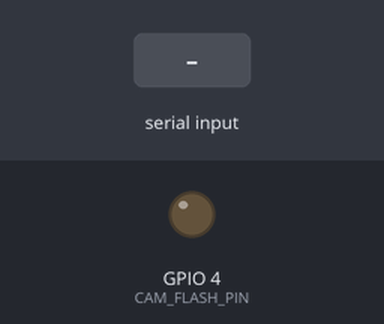
A sketch run on a simulated ESP32. Parts: output pins drawn as LEDs (lit = HIGH). The inputs (shaded band) are chosen by the test bench. The camera gives no picture; what the sketch prints to the serial monitor is not drawn.

Above: at 1.7 s.
1.8 s: "CAPTURE\n" received over the second serial link
3.3 s: "PING\n" received over the second serial link
4.8 s: "1\n" received over the second serial link
Timing chart, 0 to 7.8 s (numbered marks = the images above; inputs shaded):
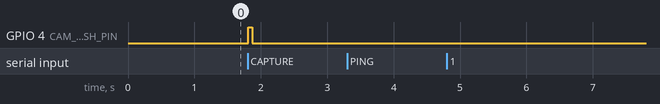

The sketch:

amazonas-recicla-cam.ino
```cpp
// =============================================================================
// Amazonas Recicla — Firmware ESP32-CAM
//
// Responsabilidade UNICA: capturar JPEG sob demanda e mandar via UART pro
// gateway (ESP32 DevKit que roda o sketch principal). Nao usa Wi-Fi.
//
// Motivacao: ESP32-CAM tem regulador LDO interno modesto. Quando o radio
// Wi-Fi liga, ele faz pico de ~500mA. Se a fonte cair (USB compartilhada com
// outras placas, AMS1117 do Arduino quente, etc), o ESP-CAM faz brownout e
// trava. Tirando o Wi-Fi do CAM e movendo essa responsabilidade pro gateway
// DevKit (que tem regulador melhor e nao roda camera), resolvemos isso.
//
// Protocolo via UART1 (pinos 13/14, baud 460800):
//   READY <versao>\n            <- ao boot, indica que esta pronto
//   << CAPTURE\n                <- gateway pede uma foto
//   JPEG <tamanho_bytes>\n      -> header com o tamanho
//   <N bytes binarios JPEG>     -> conteudo bruto
//   (ou em caso de falha:)
//   ERROR <motivo>\n            -> erro nominal
// =============================================================================

#include <Arduino.h>
#include "esp_camera.h"
#include "soc/soc.h"
#include "soc/rtc_cntl_reg.h"

#include "config.h"

HardwareSerial CamSerial(1);   // UART1

bool cameraReady = false;

// -----------------------------------------------------------------------------
void setup() {
  // Desabilita o detector de brownout (workaround conhecido pro AI-Thinker
  // que reseta sozinho quando a alimentacao oscila no boot).
  WRITE_PERI_REG(RTC_CNTL_BROWN_OUT_REG, 0);

  Serial.begin(115200);
  delay(200);
  Serial.println();
  Serial.println(F("========================================"));
  Serial.println(F("  Amazonas Recicla — Firmware ESP32-CAM"));
  Serial.print  (F("  Versao: ")); Serial.println(FIRMWARE_VERSION);
  Serial.println(F("  Modo:   captura sob demanda via UART"));
  Serial.println(F("========================================"));

  // UART pro gateway.
  CamSerial.begin(
    CAM_UART_BAUD,
    SERIAL_8N1,
    CAM_UART_RX_PIN,
    CAM_UART_TX_PIN
  );

  // Camera.
  if (!initCamera()) {
    Serial.println(F("[cam] FALHA na inicializacao da camera"));
    CamSerial.println("ERROR camera_init_failed");
    while (true) delay(1000);
  }
  cameraReady = true;

  // Sinaliza pro gateway que esta pronto.
  CamSerial.print("READY ");
  CamSerial.println(FIRMWARE_VERSION);
  Serial.println(F("[cam] pronto para CAPTURE"));
}

// -----------------------------------------------------------------------------
void loop() {
  // Le linha do gateway (terminada em \n).
  if (CamSerial.available() <= 0) {
    delay(10);
    return;
  }

  String line = CamSerial.readStringUntil('\n');
  line.trim();
  if (line.length() == 0) return;

  Serial.print(F("[uart] cmd: '")); Serial.print(line); Serial.println("'");

  if (line.equalsIgnoreCase("CAPTURE")) {
    handleCapture();
  } else if (line.equalsIgnoreCase("PING")) {
    CamSerial.println("PONG");
  } else {
    CamSerial.print("ERROR unknown_command ");
    CamSerial.println(line);
  }
}

// -----------------------------------------------------------------------------
bool initCamera() {
  camera_config_t cfg;
  cfg.ledc_channel    = LEDC_CHANNEL_0;
  cfg.ledc_timer      = LEDC_TIMER_0;
  cfg.pin_d0          = CAM_PIN_Y2;
  cfg.pin_d1          = CAM_PIN_Y3;
  cfg.pin_d2          = CAM_PIN_Y4;
  cfg.pin_d3          = CAM_PIN_Y5;
  cfg.pin_d4          = CAM_PIN_Y6;
  cfg.pin_d5          = CAM_PIN_Y7;
  cfg.pin_d6          = CAM_PIN_Y8;
  cfg.pin_d7          = CAM_PIN_Y9;
  cfg.pin_xclk        = CAM_PIN_XCLK;
  cfg.pin_pclk        = CAM_PIN_PCLK;
  cfg.pin_vsync       = CAM_PIN_VSYNC;
  cfg.pin_href        = CAM_PIN_HREF;
  cfg.pin_sccb_sda    = CAM_PIN_SIOD;
  cfg.pin_sccb_scl    = CAM_PIN_SIOC;
  cfg.pin_pwdn        = CAM_PIN_PWDN;
  cfg.pin_reset       = CAM_PIN_RESET;
  cfg.xclk_freq_hz    = 20000000;
  cfg.pixel_format    = PIXFORMAT_JPEG;
  cfg.grab_mode       = CAMERA_GRAB_WHEN_EMPTY;

  if (psramFound()) {
    cfg.frame_size    = FRAMESIZE_SVGA;   // 800x600
    cfg.jpeg_quality  = 12;               // 1=best, 63=worst
    cfg.fb_count      = 1;
    cfg.fb_location   = CAMERA_FB_IN_PSRAM;
    Serial.println(F("[cam] PSRAM detectada, SVGA q=12"));
  } else {
    cfg.frame_size    = FRAMESIZE_VGA;    // 640x480
    cfg.jpeg_quality  = 18;
    cfg.fb_count      = 1;
    cfg.fb_location   = CAMERA_FB_IN_DRAM;
    Serial.println(F("[cam] sem PSRAM, VGA q=18 (fallback)"));
  }

  const esp_err_t err = esp_camera_init(&cfg);
  if (err != ESP_OK) {
    Serial.print(F("[cam] esp_camera_init falhou 0x"));
    Serial.println(err, HEX);
    return false;
  }

  // Ajustes de qualidade do sensor (white balance + auto exposure).
  sensor_t *s = esp_camera_sensor_get();
  if (s) {
    s->set_brightness(s, 0);
    s->set_contrast(s, 0);
    s->set_saturation(s, 0);
    s->set_whitebal(s, 1);
    s->set_awb_gain(s, 1);
    s->set_exposure_ctrl(s, 1);
    s->set_aec2(s, 1);
    s->set_gain_ctrl(s, 1);
  }

  return true;
}

// -----------------------------------------------------------------------------
void handleCapture() {
  if (!cameraReady) {
    CamSerial.println("ERROR camera_not_ready");
    return;
  }

  Serial.println(F("[cap] disparando..."));
  unsigned long t0 = millis();

  // Pisca o LED de flash brevemente (opcional).
  pinMode(CAM_FLASH_PIN, OUTPUT);
  digitalWrite(CAM_FLASH_PIN, HIGH);
  delay(60);
  digitalWrite(CAM_FLASH_PIN, LOW);

  // Descarta 1 frame velho do buffer (caso tenha) e pega um novo.
  camera_fb_t *fb = esp_camera_fb_get();
  if (fb) {
    esp_camera_fb_return(fb);
  }
  fb = esp_camera_fb_get();
  if (!fb) {
    CamSerial.println("ERROR fb_get_failed");
    Serial.println(F("[cap] esp_camera_fb_get retornou null"));
    return;
  }

  if (fb->format != PIXFORMAT_JPEG) {
    esp_camera_fb_return(fb);
    CamSerial.println("ERROR not_jpeg");
    return;
  }

  const size_t len = fb->len;
  Serial.print(F("[cap] frame ")); Serial.print(len);
  Serial.print(F(" bytes em "));
  Serial.print(millis() - t0); Serial.println(F(" ms"));

  // Header com tamanho.
  CamSerial.print("JPEG ");
  CamSerial.println(len);

  // Bytes binarios em chunks pequenos pra nao estourar buffer da UART.
  const size_t CHUNK = 256;
  size_t sent = 0;
  while (sent < len) {
    const size_t n = (len - sent) > CHUNK ? CHUNK : (len - sent);
    CamSerial.write(fb->buf + sent, n);
    sent += n;
  }
  CamSerial.flush();

  esp_camera_fb_return(fb);

  Serial.print(F("[cap] enviado em "));
  Serial.print(millis() - t0); Serial.println(F(" ms total"));
}
```

config.h
```cpp
#pragma once

// =============================================================================
// Firmware ESP32-CAM — Amazonas Recicla
//
// Responsabilidade unica: capturar JPEG sob demanda e enviar via UART pro
// gateway (ESP32 DevKit). SEM Wi-Fi (evita brownout do regulador).
// =============================================================================

#define FIRMWARE_VERSION       "1.0.0"

// UART de comando: recebe "CAPTURE\n" do gateway, devolve JPEG.
// AI-Thinker tem GPIO 12/13/14/15 livres (eram pra SD card).
#define CAM_UART_BAUD          460800UL
#define CAM_UART_RX_PIN        13       // recebe do TX do gateway
#define CAM_UART_TX_PIN        14       // envia pro RX do gateway

// Camera (pinos fixos do AI-Thinker ESP32-CAM).
#define CAM_PIN_PWDN           32
#define CAM_PIN_RESET          -1
#define CAM_PIN_XCLK           0
#define CAM_PIN_SIOD           26
#define CAM_PIN_SIOC           27
#define CAM_PIN_Y9             35
#define CAM_PIN_Y8             34
#define CAM_PIN_Y7             39
#define CAM_PIN_Y6             36
#define CAM_PIN_Y5             21
#define CAM_PIN_Y4             19
#define CAM_PIN_Y3             18
#define CAM_PIN_Y2             5
#define CAM_PIN_VSYNC          25
#define CAM_PIN_HREF           23
#define CAM_PIN_PCLK           22

// LED de flash (alta intensidade). Cuidado: alimentado por GPIO 4.
#define CAM_FLASH_PIN          4
```

Measured:
- after the input at 1.8 s, GPIO 4 (CAM_FLASH_PIN): LOW → HIGH at once, → LOW 0.06 s later
- after the input at 3.3 s, every drawn part: stays the same
- after the input at 4.8 s, every drawn part: stays the same
